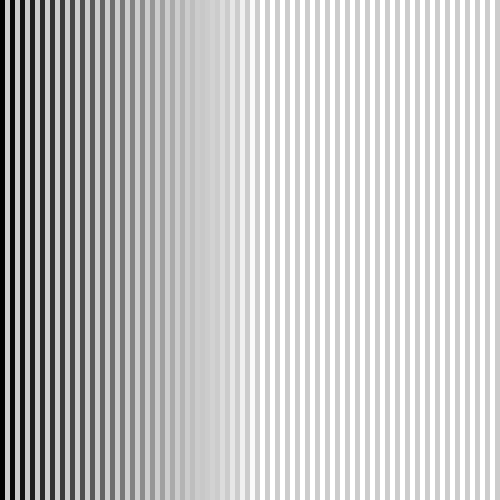
Frame 1 (no input)
Frame 60 (the mouse pressed at the canvas centre just before this capture): identical to frame 1, image omitted
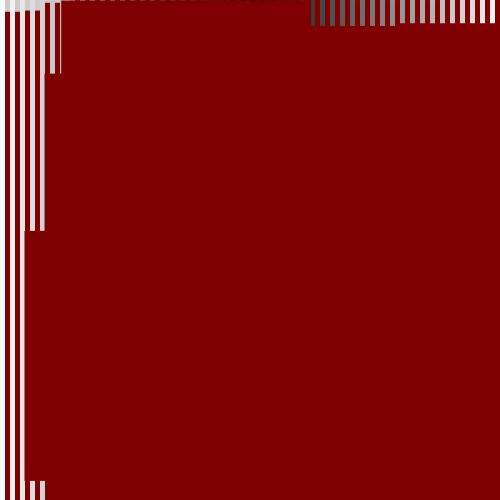
Frame 120 (the mouse held since frame 60 and released just before this capture)

The Processing sketch that drew these frames (run headless with seeded random() and noise(); from frame 60 on, the mouse is pressed at the canvas centre):

// Processing sketch: LoopArray_Dennis
// ── LoopArray_Dennis.pde


void setup() {
  size(500,500);
}

void draw() {
  int i = 0;
  while (i < width) {
    noStroke();
    float distance = abs (mouseX-i);
    fill(distance);
    rect (i,0,5,height);
    //increase i by 2
    i+=10;
  }
  
  //Draw endless rects at random locations with width and
  //height depend on location of the mouse
  for (int a = 1; a < 30; a++) {
    fill(127,0,0);
    rect(random(500),random(500),mouseX,mouseY);
  }
}
